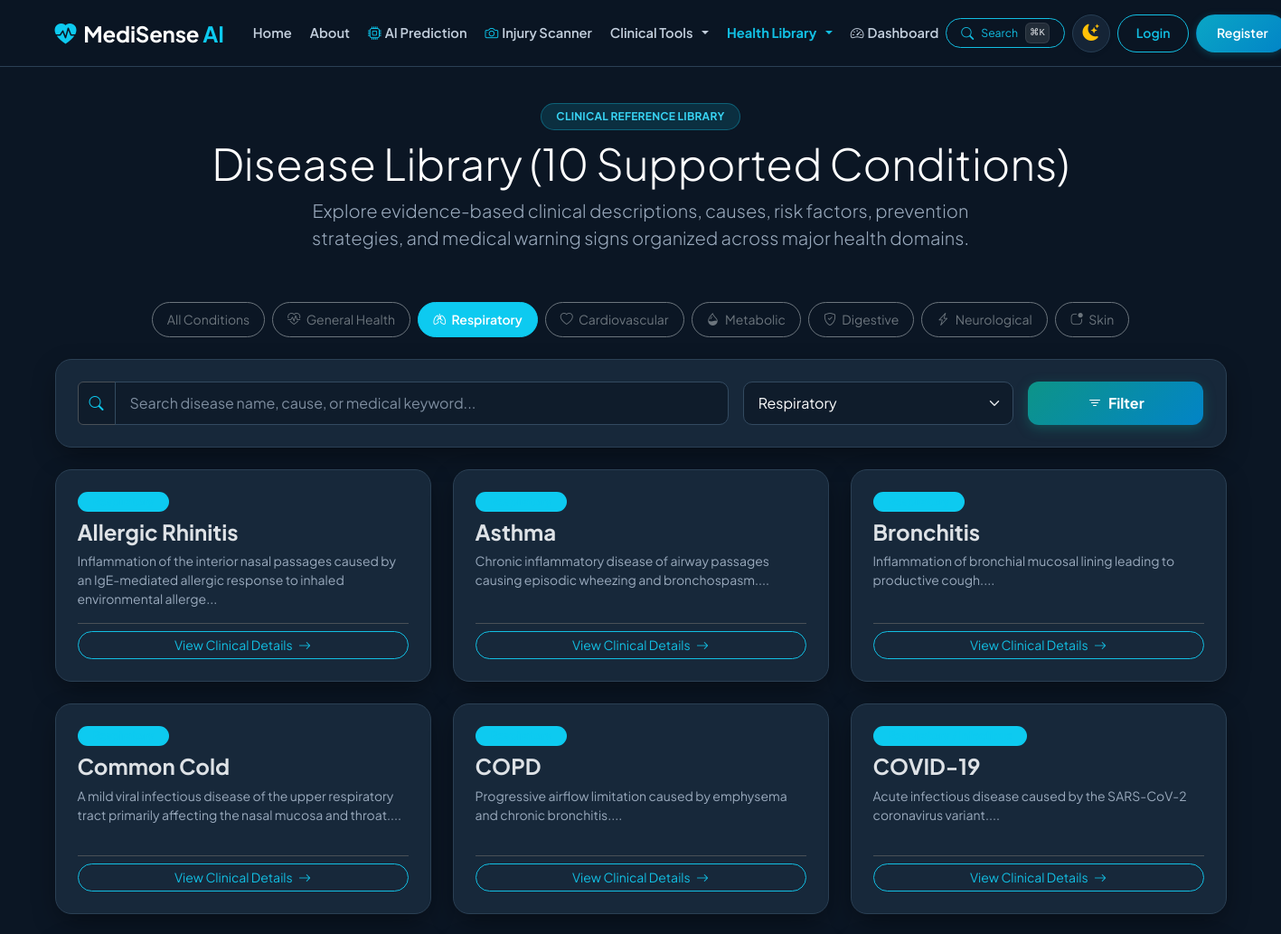
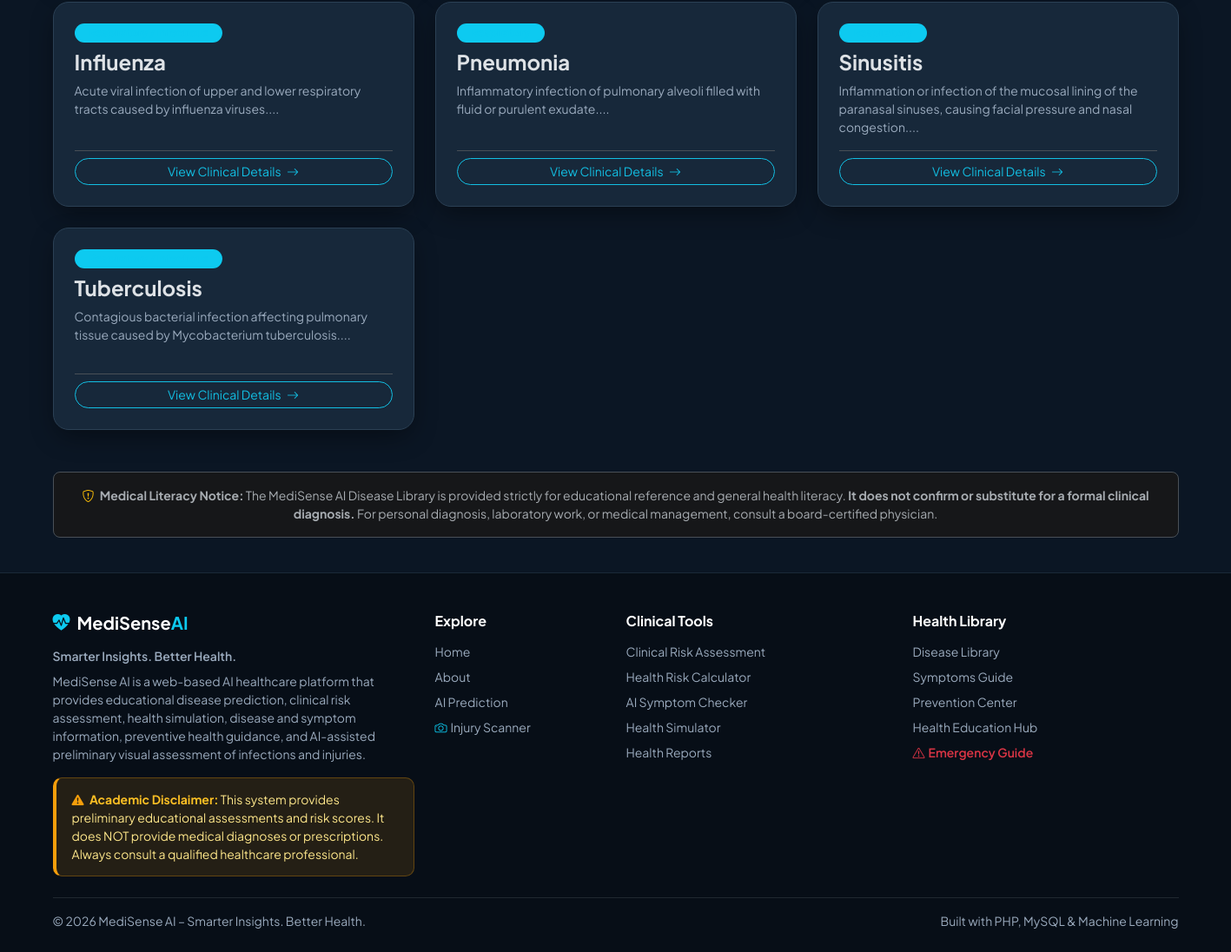
The app's page /diseases.php?category=Respiratory with its own data (2 pictures, top to bottom).
### tables this page shows
CREATE TABLE `diseases` (
  `id` INT AUTO_INCREMENT PRIMARY KEY,
  `name` VARCHAR(100) NOT NULL UNIQUE,
  `category` VARCHAR(100) NOT NULL,
  `short_description` TEXT NOT NULL,
  `causes` TEXT NOT NULL,
  `risk_factors` TEXT NOT NULL,
  `prevention` TEXT NOT NULL,
  `management` TEXT NOT NULL,
  `when_to_seek_care` TEXT NOT NULL,
  INDEX `idx_diseases_category` (`category`),
  INDEX `idx_diseases_name` (`name`)
);

### includes/functions.php (called while the page is built, shortened)
<?php
function sanitize($data) {
    return htmlspecialchars(trim($data), ENT_QUOTES, 'UTF-8');
}

### diseases.php (the view, shortened to what this page needs)
<?php
require_once __DIR__ . '/includes/header.php';
require_once __DIR__ . '/includes/functions.php';
$pdo = get_db_connection();
$search = isset($_GET['search']) ? trim($_GET['search']) : '';
$category = isset($_GET['category']) ? trim($_GET['category']) : '';
$diseases = [];
$categories = [];
if ($pdo) {
    try {
        $cat_stmt = $pdo->query("SELECT DISTINCT category FROM diseases ORDER BY category ASC");
        $categories = $cat_stmt->fetchAll(PDO::FETCH_COLUMN);
        $sql = "SELECT * FROM diseases WHERE 1=1";
        $params = [];
        if ($category !== '') {
            if ($category === 'Metabolic') {
                $sql .= " AND (category = 'Endocrine' OR category = 'Metabolic')";
            } elseif ($category === 'Digestive') {
                $sql .= " AND (category = 'Gastrointestinal' OR category = 'Digestive')";
            } elseif ($category === 'Skin') {
                $sql .= " AND (category = 'Dermatological' OR category = 'Skin')";
            } else {
                $sql .= " AND category LIKE ?";
                $params[] = "%$category%";
            }
        }
        $sql .= " ORDER BY name ASC";
        $stmt = $pdo->prepare($sql);
        $stmt->execute($params);
        $diseases = $stmt->fetchAll();
    } catch (PDOException $e) {
        $diseases = [];
    }
}
?>
<div class="row py-3">
    <div class="col-lg-12 text-center mb-4">
        <span class="badge hero-badge px-3 py-2 rounded-pill fw-bold mb-2">CLINICAL REFERENCE LIBRARY</span>
        <h1 class="display-5 fw-extrabold mb-2">Disease Library (<?= count($diseases) ?> Supported Conditions)</h1>
        <p class="lead text-muted mx-auto" style="max-width: 800px;">
            Explore evidence-based clinical descriptions, causes, risk factors, prevention strategies, and medical warning signs organized across major health domains.
        </p>
    </div>
</div>
<div class="d-flex flex-wrap justify-content-center gap-2 mb-4">
    <a href="diseases.php" class="btn btn-sm rounded-pill px-3 py-2 <?= empty($category) && empty($search) ? 'btn-info text-white' : 'btn-outline-secondary' ?>">
        All Conditions
    </a>
    <a href="diseases.php?category=General%20Health" class="btn btn-sm rounded-pill px-3 py-2 <?= $category === 'General Health' ? 'btn-info text-white' : 'btn-outline-secondary' ?>">
        <i class="bi bi-heart-pulse me-1"></i> General Health
    </a>
    <a href="diseases.php?category=Respiratory" class="btn btn-sm rounded-pill px-3 py-2 <?= $category === 'Respiratory' ? 'btn-info text-white' : 'btn-outline-secondary' ?>">
        <i class="bi bi-lungs me-1"></i> Respiratory
    </a>
    <a href="diseases.php?category=Cardiovascular" class="btn btn-sm rounded-pill px-3 py-2 <?= $category === 'Cardiovascular' ? 'btn-info text-white' : 'btn-outline-secondary' ?>">
        <i class="bi bi-heart me-1"></i> Cardiovascular
    </a>
    <a href="diseases.php?category=Metabolic" class="btn btn-sm rounded-pill px-3 py-2 <?= $category === 'Metabolic' ? 'btn-info text-white' : 'btn-outline-secondary' ?>">
        <i class="bi bi-droplet-half me-1"></i> Metabolic
    </a>
    <a href="diseases.php?category=Digestive" class="btn btn-sm rounded-pill px-3 py-2 <?= $category === 'Digestive' ? 'btn-info text-white' : 'btn-outline-secondary' ?>">
        <i class="bi bi-shield-check me-1"></i> Digestive
    </a>
    <a href="diseases.php?category=Neurological" class="btn btn-sm rounded-pill px-3 py-2 <?= $category === 'Neurological' ? 'btn-info text-white' : 'btn-outline-secondary' ?>">
        <i class="bi bi-lightning-charge me-1"></i> Neurological
    </a>
    <a href="diseases.php?category=Skin" class="btn btn-sm rounded-pill px-3 py-2 <?= $category === 'Skin' ? 'btn-info text-white' : 'btn-outline-secondary' ?>">
        <i class="bi bi-app-indicator me-1"></i> Skin
    </a>
</div>
<div class="card-custom p-4 mb-4">
    <form method="GET" action="diseases.php" class="row g-3 align-items-center">
        <div class="col-md-7">
            <div class="input-group">
                <span class="input-group-text bg-card-subtle text-info border"><i class="bi bi-search"></i></span>
                <input type="text" name="search" class="form-control" placeholder="Search disease name, cause, or medical keyword..." value="<?= sanitize($search) ?>">
            </div>
        </div>
        <div class="col-md-3">
            <select name="category" class="form-select">
                <?php foreach ($categories as $cat): ?>
                    <option value="<?= sanitize($cat) ?>" <?= $category === $cat ? 'selected' : '' ?>><?= sanitize($cat) ?></option>
                <?php endforeach; ?>
            </select>
        </div>
        <div class="col-md-2">
            <button type="submit" class="btn btn-primary-custom w-100"><i class="bi bi-filter me-1"></i> Filter</button>
        </div>
    </form>
</div>
<div class="row g-4 mb-5">
    <?php if (!empty($diseases)): ?>
        <?php foreach ($diseases as $d): ?>
            <div class="col-md-6 col-lg-4">
                <div class="card-custom p-4 h-100 d-flex flex-column justify-content-between hover-lift">
                    <div>
                        <div class="d-flex justify-content-between align-items-start mb-2">
                            <span class="badge bg-info bg-opacity-15 text-info border border-info border-opacity-25 rounded-pill px-3 py-1 small">
                            </span>
                        </div>
                        <h4 class="fw-bold mb-2 text-body"><?= sanitize($d['name']) ?></h4>
                        <p class="small text-muted mb-3" style="min-height: 60px;">
                            <?= sanitize(substr($d['short_description'], 0, 120)) ?>...
                        </p>
                    </div>
                    <div class="pt-2 border-top">
                        <a href="disease_detail.php?id=<?= $d['id'] ?>" class="btn btn-outline-info rounded-pill btn-sm w-100">
                            View Clinical Details <i class="bi bi-arrow-right ms-1"></i>
                        </a>
                    </div>
                </div>
            </div>
        <?php endforeach; ?>
    <?php endif; ?>
</div>
<div class="alert alert-secondary py-3 px-4 rounded-3 border text-center small">
    <i class="bi bi-shield-exclamation text-warning me-1"></i>
    <strong>Medical Literacy Notice:</strong> The MediSense AI Disease Library is provided strictly for educational reference and general health literacy. <strong>It does not confirm or substitute for a formal clinical diagnosis.</strong> For personal diagnosis, laboratory work, or medical management, consult a board-certified physician.
</div>
<?php require_once __DIR__ . '/includes/footer.php'; ?>

### assets/css/style.css (style rules this page uses)
:root, [data-theme="dark"], [data-bs-theme="dark"] { --accent-primary: #12bfe3; --accent-primary-hover: #0aa6c5; --accent-secondary: #0d9488; --accent-secondary-hover: #0f766e; --accent-teal: #0d9488; --accent-teal-hover: #0f766e; --accent-cyan: #12bfe3; --accent-cyan-hover: #0aa6c5; --accent-blue: #0284c7; --accent-amber: #f59e0b; --accent-rose: #f43f5e; --accent-green: #10b981; --color-danger: #ef4444; --color-warning: #f59e0b; --color-success: #10b981; --color-info: #12bfe3; --accent: #12bfe3; --accent-dark: #0aa6c5; --button-text: #ffffff; --bg-primary: #0b1624; --bg-secondary: #111f30; --bg-card: #17283a; --bg-card-hover: #1c2e42; --bg-card-subtle: #0f1c2b; --bg-input: #0f1c2b; --text-input: #ffffff; --bg-body: #0b1624; --bg-main: #0b1624; --bg-surface: #111f30; --card-bg: #17283a; --card-border: #2b4054; --surface: #17283a; --surface-secondary: #0f1c2b; --border-color: #2b4054; --border-subtle: rgba(255, 255, 255, 0.08); --border-card: #2b4054; --border-input: #334a60; --border-focus: #12bfe3; --text-primary: #ffffff; --text-heading: #ffffff; --text-secondary: #c3cfdd; --text-main: #c3cfdd; --text-muted: #9aaabd; --navbar-bg: rgba(11, 22, 36, 0.94); --navbar-text: #c3cfdd; --footer-bg: #070e17; --footer-heading: #ffffff; --footer-text: #9aaabd; --footer-border: #1a2938; --hero-bg: linear-gradient(135deg, #0b1624 0%, #17283a 55%, #0f3545 100%); --hero-gradient: linear-gradient(135deg, #0b1624 0%, #17283a 55%, #0f3545 100%); --hero-heading: #ffffff; --hero-text: #c3cfdd; --hero-badge-bg: rgba(18, 191, 227, 0.15); --hero-badge-text: #38d3f2; --hero-badge-border: rgba(18, 191, 227, 0.35); --hero-btn-sec-color: #ffffff; --hero-btn-sec-border: rgba(255, 255, 255, 0.35); --hero-btn-sec-hover: rgba(255, 255, 255, 0.12); --shadow: rgba(0, 0, 0, 0.3); --shadow-sm: 0 2px 8px rgba(0, 0, 0, 0.3); --shadow-md: 0 6px 20px rgba(0, 0, 0, 0.4); --shadow-lg: 0 12px 36px rgba(0, 0, 0, 0.55); --shadow-card: 0 10px 30px -5px rgba(0, 0, 0, 0.45); --shadow-elevated: 0 20px 40px -10px rgba(0, 0, 0, 0.6); --tile-bg-unselected: #111f30; --tile-border-unselected: #1f3347; --tile-text-unselected: #9aaabd; --tile-hover-bg: #17283a; --tile-hover-border: #334a60; --tile-bg-selected: linear-gradient(135deg, #0f4c5c 0%, #0c3852 100%); --tile-border-selected: #12bfe3; --tile-text-selected: #ffffff; --tile-shadow-selected: 0 8px 24px -4px rgba(18, 191, 227, 0.4), inset 0 1px 0 rgba(255, 255, 255, 0.35); --tile-indicator-bg: #12bfe3; --tile-indicator-color: #0b1624; }
body { font-family: 'Plus Jakarta Sans', -apple-system, BlinkMacSystemFont, sans-serif; background-color: var(--bg-main); color: var(--text-main); display: flex; flex-direction: column; min-height: 100vh; transition: background-color 0.25s ease, color 0.25s ease; }
h1, h2, h3, h4, h5, h6, .text-heading { color: var(--text-heading); transition: color 0.2s ease; }
.text-muted { color: var(--text-muted) !important; }
.card-custom { background: var(--bg-card); border: 1px solid var(--border-card); border-radius: 18px; box-shadow: var(--shadow-card); color: var(--text-main); transition: transform 0.25s ease, box-shadow 0.25s ease, background-color 0.25s ease, border-color 0.25s ease; }
.hero-badge { background: var(--hero-badge-bg) !important; color: var(--hero-badge-text) !important; border: 1px solid var(--hero-badge-border) !important; font-weight: 700; letter-spacing: 0.02em; }
.form-control, .form-select { background-color: var(--bg-input) !important; border: 1px solid var(--border-input) !important; color: var(--text-heading) !important; border-radius: 10px; padding: 11px 16px; transition: all 0.2s ease; }
.form-control::placeholder { color: var(--text-muted) !important; opacity: 0.8; }
.form-select option { background-color: var(--bg-card); color: var(--text-heading); }
.btn-primary-custom { background: linear-gradient(135deg, #0d9488 0%, #0284c7 100%); color: #ffffff !important; font-weight: 700; border-radius: 12px; border: none; padding: 12px 28px; box-shadow: 0 4px 14px rgba(13, 148, 136, 0.35); transition: all 0.25s ease; }
.btn-info, .btn-primary, .btn-danger, .btn-success { color: #ffffff !important; font-weight: 600; }
.btn-outline-info { border-color: var(--accent-cyan) !important; color: var(--accent-cyan) !important; }
.bg-card-subtle { background-color: var(--bg-card-subtle) !important; }

### records on screen
diseases: name "Allergic Rhinitis", short_description "Inflammation of the interior nasal passages caused by an IgE-mediated allergic response to inhaled environmental allerge"
diseases: name "Asthma", short_description "Chronic inflammatory disease of airway passages causing episodic wheezing and bronchospasm."
diseases: name "Bronchitis", short_description "Inflammation of bronchial mucosal lining leading to productive cough."
diseases: name "Common Cold", short_description "A mild viral infectious disease of the upper respiratory tract primarily affecting the nasal mucosa and throat."
diseases: name "COPD", short_description "Progressive airflow limitation caused by emphysema and chronic bronchitis."
diseases: name "COVID-19", short_description "Acute infectious disease caused by the SARS-CoV-2 coronavirus variant."
diseases: name "Influenza", short_description "Acute viral infection of upper and lower respiratory tracts caused by influenza viruses."
diseases: name "Pneumonia", short_description "Inflammatory infection of pulmonary alveoli filled with fluid or purulent exudate."
diseases: name "Sinusitis", short_description "Inflammation or infection of the mucosal lining of the paranasal sinuses, causing facial pressure and nasal congestion."
diseases: name "Tuberculosis", short_description "Contagious bacterial infection affecting pulmonary tissue caused by Mycobacterium tuberculosis."

### other values on screen
count($diseases) "10"
form field category "Respiratory"
